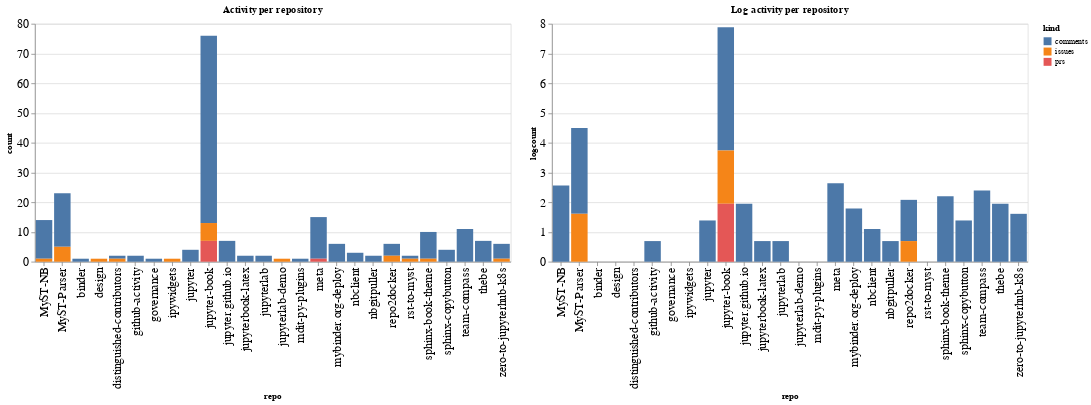

Notebook code cell kept with this figure:
### Code cell
ch1 = alt.Chart(repo_summaries, width=600, title="Activity per repository").mark_bar().encode(
    x='repo',
    y='count',
    color='kind',
    tooltip="kind"
)

ch2 = alt.Chart(repo_summaries, width=600, title="Log activity per repository").mark_bar().encode(
    x='repo',
    y='logcount',
    color='kind',
    tooltip="kind"
)

ch1 | ch2

### Figure 1 — Vega-Lite specification as saved in the notebook (floating-point values rounded to 4 significant figures)
{"config": {"axisLeft": {"labelFontSize": 15}, "axisBottom": {"labelFontSize": 15}}, "hconcat": [{"mark": "bar", "encoding": {"color": {"type": "nominal", "field": "kind"}, "tooltip": {"type": "nominal", "field": "kind"}, "x": {"type": "nominal", "field": "repo"}, "y": {"type": "quantitative", "field": "count"}}, "title": "Activity per repository", "width": 600}, {"mark": "bar", "encoding": {"color": {"type": "nominal", "field": "kind"}, "tooltip": {"type": "nominal", "field": "kind"}, "x": {"type": "nominal", "field": "repo"}, "y": {"type": "quantitative", "field": "logcount"}}, "title": "Log activity per repository", "width": 600}], "data": {"name": "data-a57112940c80867d30a9d96ce6058c6b"}, "$schema": "https://vega.github.io/schema/vega-lite/v4.8.1.json", "datasets": {"data-a57112940c80867d30a9d96ce6058c6b": [{"repo": "MyST-NB", "kind": "comments", "count": 13, "logcount": 2.565}, {"repo": "MyST-NB", "kind": "issues", "count": 1, "logcount": 0.0}, {"repo": "MyST-Parser", "kind": "comments", "count": 18, "logcount": 2.89}, {"repo": "MyST-Parser", "kind": "issues", "count": 5, "logcount": 1.609}, {"repo": "binder", "kind": "comments", "count": 1, "logcount": 0.0}, {"repo": "design", "kind": "issues", "count": 1, "logcount": 0.0}, {"repo": "distinguished-contributors", "kind": "comments", "count": 1, "logcount": 0.0}, {"repo": "distinguished-contributors", "kind": "issues", "count": 1, "logcount": 0.0}, {"repo": "github-activity", "kind": "comments", "count": 2, "logcount": 0.6931}, {"repo": "governance", "kind": "comments", "count": 1, "logcount": 0.0}, {"repo": "ipywidgets", "kind": "issues", "count": 1, "logcount": 0.0}, {"repo": "jupyter", "kind": "comments", "count": 4, "logcount": 1.386}, {"repo": "jupyter-book", "kind": "comments", "count": 63, "logcount": 4.143}, {"repo": "jupyter-book", "kind": "issues", "count": 6, "logcount": 1.792}, {"repo": "jupyter-book", "kind": "prs", "count": 7, "logcount": 1.946}, {"repo": "jupyter.github.io", "kind": "comments", "count": 7, "logcount": 1.946}, {"repo": "jupyterbook-latex", "kind": "comments", "count": 2, "logcount": 0.6931}, {"repo": "jupyterlab", "kind": "comments", "count": 2, "logcount": 0.6931}, {"repo": "jupyterlab-demo", "kind": "issues", "count": 1, "logcount": 0.0}, {"repo": "mdit-py-plugins", "kind": "comments", "count": 1, "logcount": 0.0}, {"repo": "meta", "kind": "comments", "count": 14, "logcount": 2.639}, {"repo": "meta", "kind": "prs", "count": 1, "logcount": 0.0}, {"repo": "mybinder.org-deploy", "kind": "comments", "count": 6, "logcount": 1.792}, {"repo": "nbclient", "kind": "comments", "count": 3, "logcount": 1.099}, {"repo": "nbgitpuller", "kind": "comments", "count": 2, "logcount": 0.6931}, {"repo": "repo2docker", "kind": "comments", "count": 4, "logcount": 1.386}, {"repo": "repo2docker", "kind": "issues", "count": 2, "logcount": 0.6931}, {"repo": "rst-to-myst", "kind": "comments", "count": 1, "logcount": 0.0}, {"repo": "rst-to-myst", "kind": "issues", "count": 1, "logcount": 0.0}, {"repo": "sphinx-book-theme", "kind": "comments", "count": 9, "logcount": 2.197}, {"repo": "sphinx-book-theme", "kind": "issues", "count": 1, "logcount": 0.0}, {"repo": "sphinx-copybutton", "kind": "comments", "count": 4, "logcount": 1.386}, {"repo": "team-compass", "kind": "comments", "count": 11, "logcount": 2.398}, {"repo": "thebe", "kind": "comments", "count": 7, "logcount": 1.946}, {"repo": "zero-to-jupyterhub-k8s", "kind": "comments", "count": 5, "logcount": 1.609}, {"repo": "zero-to-jupyterhub-k8s", "kind": "issues", "count": 1, "logcount": 0.0}]}}
